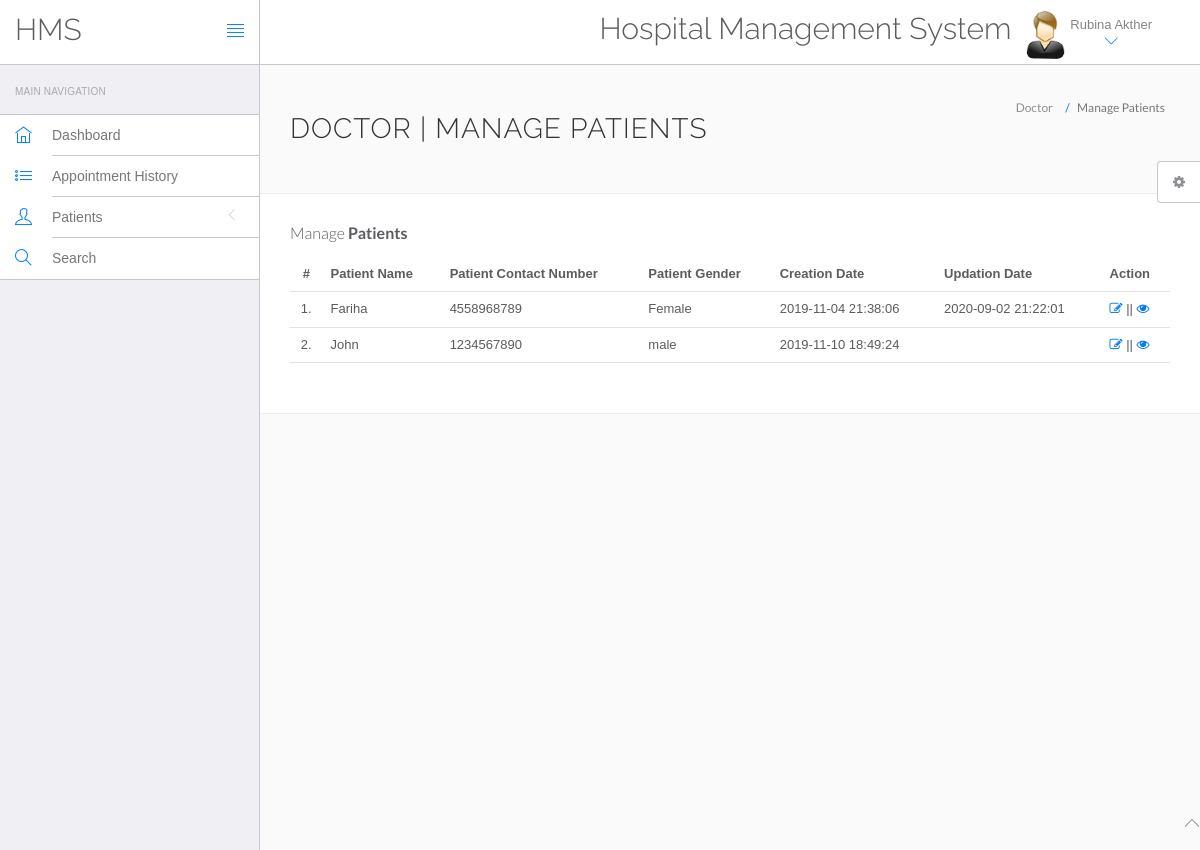
Page /hospital/hms/doctor/manage-patient.php (signed in) on the committed database.
### tables this page shows
CREATE TABLE `doctors` (
  `id` int(11) NOT NULL,
  `specilization` varchar(255) DEFAULT NULL,
  `doctorName` varchar(255) DEFAULT NULL,
  `address` longtext DEFAULT NULL,
  `docFees` varchar(255) DEFAULT NULL,
  `contactno` bigint(11) DEFAULT NULL,
  `docEmail` varchar(255) DEFAULT NULL,
  `password` varchar(255) DEFAULT NULL,
  `creationDate` timestamp NULL DEFAULT current_timestamp(),
  `updationDate` timestamp NULL DEFAULT NULL ON UPDATE current_timestamp()
);

CREATE TABLE `tblpatient` (
  `ID` int(10) NOT NULL,
  `Docid` int(10) DEFAULT NULL,
  `PatientName` varchar(200) DEFAULT NULL,
  `PatientContno` bigint(10) DEFAULT NULL,
  `PatientEmail` varchar(200) DEFAULT NULL,
  `PatientGender` varchar(50) DEFAULT NULL,
  `PatientAdd` mediumtext DEFAULT NULL,
  `PatientAge` int(10) DEFAULT NULL,
  `PatientMedhis` mediumtext DEFAULT NULL,
  `CreationDate` timestamp NULL DEFAULT current_timestamp(),
  `UpdationDate` timestamp NULL DEFAULT NULL ON UPDATE current_timestamp()
);

### hospital/hms/doctor/manage-patient.php (the view, shortened to what this page needs)
<?php
include('include/config.php');
?>
<!DOCTYPE html>
<html lang="en">
	<head>
		<link rel="stylesheet" href="vendor/bootstrap/css/bootstrap.min.css">
		<link rel="stylesheet" href="vendor/fontawesome/css/font-awesome.min.css">
		<link rel="stylesheet" href="vendor/themify-icons/themify-icons.min.css">
		<link href="vendor/animate.css/animate.min.css" rel="stylesheet" media="screen">
		<link href="vendor/perfect-scrollbar/perfect-scrollbar.min.css" rel="stylesheet" media="screen">
		<link href="vendor/switchery/switchery.min.css" rel="stylesheet" media="screen">
		<link href="vendor/bootstrap-touchspin/jquery.bootstrap-touchspin.min.css" rel="stylesheet" media="screen">
		<link href="vendor/select2/select2.min.css" rel="stylesheet" media="screen">
		<link href="vendor/bootstrap-datepicker/bootstrap-datepicker3.standalone.min.css" rel="stylesheet" media="screen">
		<link href="vendor/bootstrap-timepicker/bootstrap-timepicker.min.css" rel="stylesheet" media="screen">
		<link rel="stylesheet" href="assets/css/styles.css">
		<link rel="stylesheet" href="assets/css/plugins.css">
		<link rel="stylesheet" href="assets/css/themes/theme-1.css" id="skin_color" />
	</head>
	<body>
		<div id="app">
<?php include('include/sidebar.php');?>
<div class="app-content">
<?php include('include/header.php');?>
<div class="main-content" >
<div class="wrap-content container" id="container">
<section id="page-title">
<div class="row">
<div class="col-sm-8">
<h1 class="mainTitle">Doctor | Manage Patients</h1>
</div>
<ol class="breadcrumb">
<li>
<span>Doctor</span>
</li>
<li class="active">
<span>Manage Patients</span>
</li>
</ol>
</div>
</section>
<div class="container-fluid container-fullw bg-white">
<div class="row">
<div class="col-md-12">
<h5 class="over-title margin-bottom-15">Manage <span class="text-bold">Patients</span></h5>
<table class="table table-hover" id="sample-table-1">
<thead>
<tr>
<th class="center">#</th>
<th>Patient Name</th>
<th>Patient Contact Number</th>
<th>Patient Gender </th>
<th>Creation Date </th>
<th>Updation Date </th>
<th>Action</th>
</tr>
</thead>
<tbody>
<?php
$docid=$_SESSION['id'];
$sql=mysqli_query($con,"select * from tblpatient where Docid='$docid' ");
$cnt=1;
while($row=mysqli_fetch_array($sql))
{
?>
<tr>
<td class="center"><?php echo $cnt;?>.</td>
<td class="hidden-xs"><?php echo $row['PatientName'];?></td>
<td><?php echo $row['PatientContno'];?></td>
<td><?php echo $row['PatientGender'];?></td>
<td><?php echo $row['CreationDate'];?></td>
<td><?php echo $row['UpdationDate'];?>
</td>
<td>
<a href="edit-patient.php?editid=<?php echo $row['ID'];?>"><i class="fa fa-edit"></i></a> || <a href="view-patient.php?viewid=<?php echo $row['ID'];?>"><i class="fa fa-eye"></i></a>
</td>
</tr>
<?php
$cnt=$cnt+1;
 }?></tbody>
</table>
</div>
</div>
</div>
</div>
</div>
</div>
</div>
	<?php include('include/footer.php');?>
	<?php include('include/setting.php');?>
	</body>
</html>

### hospital/hms/doctor/include/header.php (shortened to what this page needs)
<header class="navbar navbar-default navbar-static-top">
					<div class="navbar-header">
						<a class="navbar-brand" href="#">
							<h2 style="padding-top:20% ">HMS</h2>
						</a>
						<a href="#" class="sidebar-toggler pull-right visible-md visible-lg" data-toggle-class="app-sidebar-closed" data-toggle-target="#app">
							<i class="ti-align-justify"></i>
						</a>
					</div>
					<div class="navbar-collapse collapse">
						<ul class="nav navbar-right">
								<li  style="padding-top:2% ">
								<h2>Hospital Management System</h2>
							</li>
							<li class="dropdown current-user">
								<a href class="dropdown-toggle" data-toggle="dropdown">
									<img src="assets/images/images.jpg" > <span class="username">
									<?php $query=mysqli_query($con,"select doctorName from doctors where id='".$_SESSION['id']."'");
while($row=mysqli_fetch_array($query))
{
	echo $row['doctorName'];
}
									?> <i class="ti-angle-down"></i></i></span>
								</a>
							</li>
						</ul>
					</div>
				</header>

### hospital/hms/doctor/assets/css/themes/theme-1.css (style rules this page uses)
body { background: #FAFAFA; }
header .navbar-header { background: #ffffff !important; border-right-color: #c8c7cc !important; border-bottom-color: #c8c7cc !important; }
header .navbar-header .sidebar-toggler, header .navbar-header .sidebar-mobile-toggler { color: #007aff !important; }
header .navbar-header .navbar-brand { color: #777 !important; }
header .navbar-collapse { background: #ffffff !important; border-bottom-color: #c8c7cc !important; box-shadow: none !important; }
header .navbar-collapse .navbar-right > li > a { color: #777; }
header .navbar-collapse .navbar-right > li > a i { color: #007aff !important; }

### rows in the picture
doctors: doctorName "Rubina Akther"
tblpatient: PatientName "Fariha", PatientContno "4558968789", PatientGender "Female", CreationDate "2019-11-04 21:38:06", UpdationDate "2020-09-02 21:22:01"
tblpatient: PatientName "John", PatientContno "1234567890", PatientGender "male", CreationDate "2019-11-10 18:49:24"
